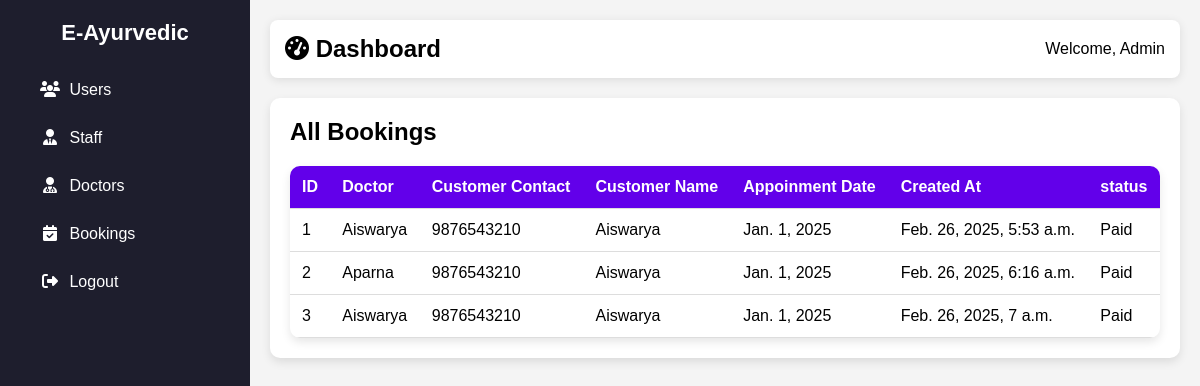
/bookings/, run on an earlier commit of the app's database.
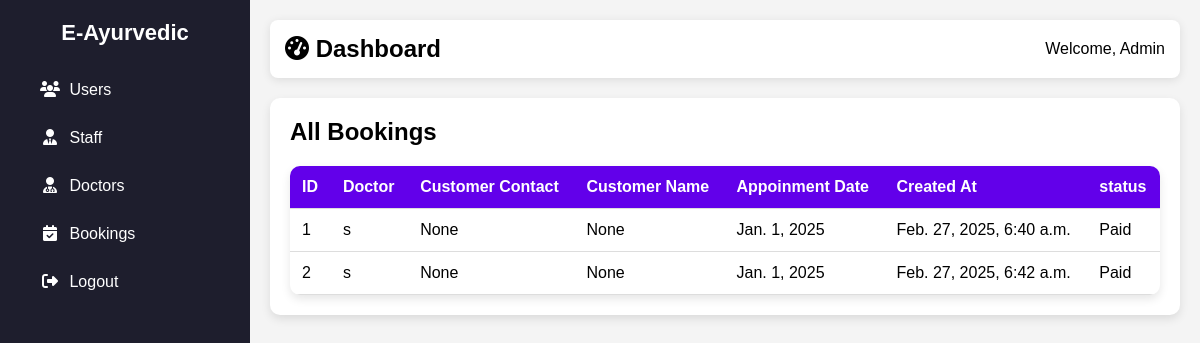
And on a later commit of the database.
### app/models.py (models this page shows, shortened)
class Booking(models.Model):
    doctor = models.ForeignKey(Doctor, on_delete=models.CASCADE, related_name='bookings')
    customer_contact = models.CharField(max_length=15, null=True, blank=True)
    customer_name = models.CharField(max_length=100, null=True, blank=True)
    appointment_date = models.DateField()
    appointment_time = models.TimeField()
    created_at = models.DateTimeField(auto_now_add=True)
    status = models.CharField(
        max_length=20,
        choices=[('Pending', 'Pending'), ('Paid', 'Paid')],
        default='Pending'
    )

class Doctor(models.Model):
    department = models.ForeignKey(Department, on_delete=models.CASCADE, related_name='doctors')
    name = models.CharField(max_length=100)
    bio = models.TextField(blank=True, null=True)
    available = models.BooleanField(default=True)
    consultation_fee = models.DecimalField(max_digits=10, decimal_places=2, default=0.00)  # Add this field
    def __str__(self):
        return self.name

### app/views.py (the view)
# urls.py: path('bookings/', views.view_bookings, name='view_bookings'),
def view_bookings(request):
    bookings = Booking.objects.all()
    return render(request, 'admin/view_bookings.html', {'bookings': bookings})

### templates/admin/view_bookings.html (shortened to what this page needs)
<!DOCTYPE html>
<html lang="en">
<head>
    <link rel="stylesheet" href="https://cdnjs.cloudflare.com/ajax/libs/font-awesome/6.4.2/css/all.min.css">
</head>
<body>
    <div class="sidebar">
        <h2>E-Ayurvedic</h2>
        <ul>
            <li><a href="{% url 'view_users' %}"><i class="fas fa-users"></i> <span>Users</span></a></li>
            <li><a href="{% url 'view_staff' %}"><i class="fas fa-user-tie"></i> <span>Staff</span></a></li>
            <li><a href="{% url 'view_doctors' %}"><i class="fas fa-user-md"></i> <span>Doctors</span></a></li>
            <li><a href="{% url 'view_bookings' %}"><i class="fas fa-calendar-check"></i> <span>Bookings</span></a></li>
            <li><a href="../logout"><i class="fas fa-sign-out-alt"></i> <span>Logout</span></a></li>
        </ul>
    </div>
    <div class="main-content">
        <div class="header">
           <h2><i class="fas fa-tachometer-alt"></i> Dashboard</h2>
            <div class="user-info">
                <span>Welcome, Admin</span>
            </div>
        </div>
        <div class="content">
            {% block content %}
            <h2>All Bookings</h2>
            <table>
                <tr>
                    <th>ID</th>
                    <th>Doctor</th>
                    <th>Customer Contact</th>
                    <th>Customer Name</th>
                    <th>Appoinment Date</th>
                    <th>Created At</th>
                    <th>status</th>
                </tr>
                {% for booking in bookings %}
                <tr>
                    <td>{{ booking.id }}</td>
                    <td>{{ booking.doctor }}</td>
                    <td>{{ booking.customer_contact }}</td>
                    <td>{{ booking.customer_name }}</td>
                    <td>{{ booking.appointment_date }}</td>
                    <td>{{ booking.created_at }}</td>
                    <td>{{ booking.status }}</td>
                </tr>
                {% endfor %}
            </table>
            {% endblock %}
        </div>
    </div>
</body>
</html>

What changed in the data, as far as the page shows it:
removed Booking: id "3", doctor "Aiswarya", customer_contact "9876543210", customer_name "Aiswarya", appointment_date "Jan. 1, 2025", created_at "Feb. 26, 2025, 7 a.m.", status "Paid"
changed Booking id 1: doctor "Aiswarya" → "s"; customer_contact "9876543210" → "None"; customer_name "Aiswarya" → "None"; created_at "Feb. 26, 2025, 5:53 a.m." → "Feb. 27, 2025, 6:40 a.m."
changed Booking id 2: doctor "Aparna" → "s"; customer_contact "9876543210" → "None"; customer_name "Aiswarya" → "None"; created_at "Feb. 26, 2025, 6:16 a.m." → "Feb. 27, 2025, 6:42 a.m."
